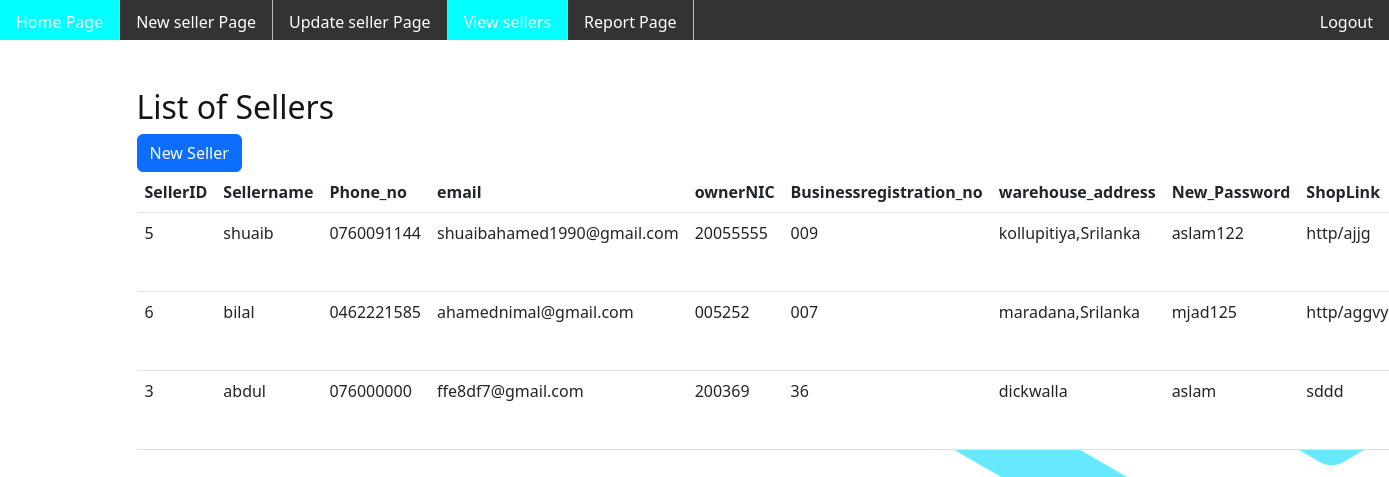
The page / on the database its author committed.
### tables this page shows
CREATE TABLE IF NOT EXISTS `seller` (
  `SellerID` int(11) NOT NULL AUTO_INCREMENT,
  `Sellername` varchar(50) NOT NULL,
  `Phone_no` varchar(15) NOT NULL,
  `email` varchar(50) NOT NULL,
  `ownerNIC` varchar(15) NOT NULL,
  `Businessregistration_no` varchar(15) NOT NULL,
  `warehouse_address` varchar(100) NOT NULL,
  `New_Password` varchar(8) NOT NULL,
  `ShopLink` varchar(500) NOT NULL,
  `reg_date` date DEFAULT NULL,
  PRIMARY KEY (`SellerID`)
);

### index.php (the view, shortened to what this page needs)
<!DOCTYPE html>
<html lang="en">
<head>
    <link rel="stylesheet" href="https://cdn.jsdelivr.net/npm/bootstrap@5.3.0-alpha3/dist/css/bootstrap.min.css">
    <link rel="stylesheet" type="text/css" href="./style2.css">
</head>
<body>
    <ul>
        <li><a  href="http://localhost/PortX/MainUI.html"><h7>Home Page</h7></a></li>
        <li><a href="create.php"><h7>New seller Page</h7></a></li>
        <li><a href="update.php"><h7>Update seller Page</h7></a></li>
        <li><a class="active" href="index.php"><h7>View sellers</h7></a></li>
        <li><a href="report.php"><h7>Report Page</h7></a></li>
        <li style="float:right" ><a href="home.php"><h7>Logout</h7></a></li>
    </ul>
<div class="container my-5">
        <h2>List of Sellers</h2>
        <a class="btn btn-primary" href="http://localhost/seller%20managment/create.php" role="button" >New Seller</a>
        <br>
        <table class="table">
            <thead>
                <tr class = "heading">
                    <th>SellerID</th>
                    <th>Sellername</th>
                    <th>Phone_no</th>
                    <th>email</th>
                    <th>ownerNIC</th>
                    <th>Businessregistration_no</th>
                    <th>warehouse_address</th>
                    <th>New_Password</th>
                    <th>ShopLink </th>
         </tr>
             </thead>
             <tbody style="background-color: rgba(0, 0, 0, 0.1);">
                  <?php
                  $servername ="localhost";
                  $username = "root";
                  $password = "";
                  $database = "stock_managment";
                  $connection = new mysqli($servername,$username,$password,$database);
                  $sql = "SELECT * FROM seller";
                  $result = $connection->query($sql);
                  if(mysqli_num_rows($result) > 0){
                    while ($row = $result->fetch_assoc()) {
                    echo"
                    <tr>
                       <td>$row[SellerID]</td>
                       <td>$row[Sellername]</td>
                       <td>$row[Phone_no]</td>
                       <td>$row[email]</td>
                       <td>$row[ownerNIC]</td>
                       <td>$row[Businessregistration_no]</td>
                       <td>$row[warehouse_address]</td>
                       <td>$row[New_Password]</td>
                       <td>$row[ShopLink]</td>
                       <td>
                         <a class='btn btn-primary btn-sm' href='edit.php?SellerID=".$row["SellerID"]."'>Edit</a>
                         <a class='btn btn-danger btn-sm' href='delete.php?SellerID=$row[SellerID]'>Delete</a>
                       </td>
                  </tr>
                     ";
                    }
                  }
                  ?>
              </tbody>
             </table>
        </div>
    </body>
</html>

### style2.css (style rules this page uses)
body { background: url('./images/sh1.jpg'); background-size: cover; color: rgb(22, 19, 19); background-color: rgb(242, 243, 240); }
.heading { background-color: aliceblue; }

### index.php (style rules this page uses)
ul { list-style-type: none; margin: 0; padding: 0; overflow: hidden; background-color: #333; height: 40px; }
li { float: left; border-right: 1px solid #bbb; height: 40px; }
li:last-child { border-right: none; }
li a { display: block; color: white; text-align: center; padding: 10px 16px; text-decoration: none; height: 40px; }
.active { background-color: #00ffff; }

### rows shown on the page
seller: SellerID "5", Sellername "shuaib", Phone_no "0760091144", email "shuaibahamed1990@gmail.com", ownerNIC "20055555", Businessregistration_no "009", warehouse_address "kollupitiya,Srilanka", New_Password "aslam122", ShopLink "http/ajjg"
seller: SellerID "6", Sellername "bilal", Phone_no "0462221585", email "ahamednimal@gmail.com", ownerNIC "005252", Businessregistration_no "007", warehouse_address "maradana,Srilanka", New_Password "mjad125", ShopLink "http/aggvy"
seller: SellerID "3", Sellername "abdul", Phone_no "076000000", email "ffe8df7@gmail.com", ownerNIC "200369", Businessregistration_no "36", warehouse_address "dickwalla", New_Password "aslam", ShopLink "sddd"
